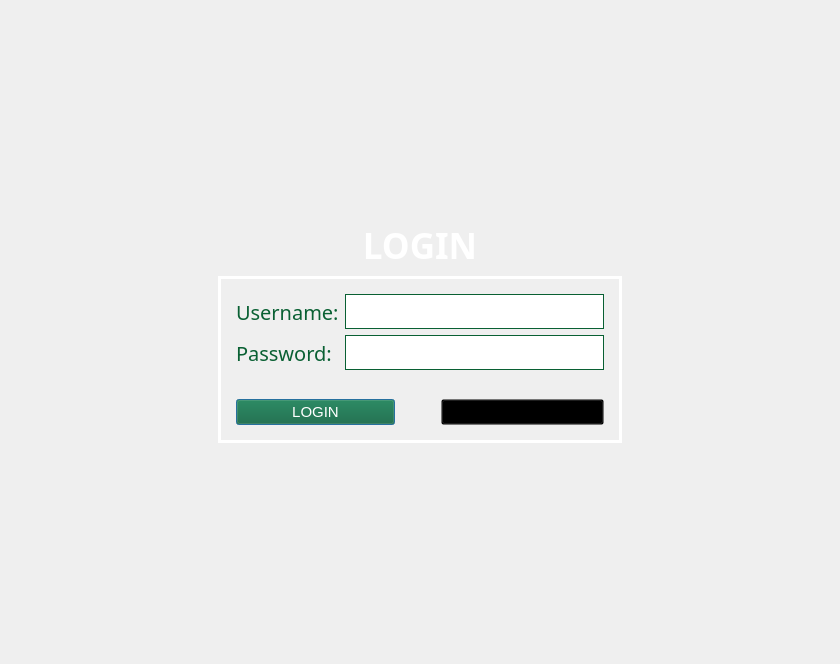
<?xml version="1.0" encoding="UTF-8"?>
<ui version="4.0">
 <class>MainWindow</class>
 <widget class="QMainWindow" name="MainWindow">
  <property name="geometry">
   <rect>
    <x>0</x>
    <y>0</y>
    <width>840</width>
    <height>664</height>
   </rect>
  </property>
  <property name="windowTitle">
   <string>MainWindow</string>
  </property>
  <widget class="QWidget" name="centralwidget">
   <property name="styleSheet">
    <string notr="true">.QLineEdit{
border: 1px solid #096033;
}

.QLabel{
font-family: DM Sans;
font-size: 20px;
}

#centralwidget{
background-image:url(:/Images/images/background_blurred_10_16.png);
background-repeat:no-repeat;
background-position:center;

height:700px;
width:100%;
}

#widget_2{
border: 3px solid white;
}

#label{
color: white;
font-family: DM Sans;
font-weight: bold;
font-size: 35px;
}

#label_2,#label_3{
color: #096033
}

#forgotpass_btn{
background-color: rgba(0,0,0,0);
font-size: 15px;
}

#login_btn{
background-color: #096033;
color: white;
font-size: 15px;
}



</string>
   </property>
   <layout class="QHBoxLayout" name="horizontalLayout">
    <item>
     <spacer name="horizontalSpacer">
      <property name="orientation">
       <enum>Qt::Horizontal</enum>
      </property>
      <property name="sizeType">
       <enum>QSizePolicy::MinimumExpanding</enum>
      </property>
      <property name="sizeHint" stdset="0">
       <size>
        <width>200</width>
        <height>20</height>
       </size>
      </property>
     </spacer>
    </item>
    <item>
     <widget class="QWidget" name="widget" native="true">
      <layout class="QVBoxLayout" name="verticalLayout">
       <item>
        <spacer name="verticalSpacer">
         <property name="orientation">
          <enum>Qt::Vertical</enum>
         </property>
         <property name="sizeType">
          <enum>QSizePolicy::Fixed</enum>
         </property>
         <property name="sizeHint" stdset="0">
          <size>
           <width>20</width>
           <height>150</height>
          </size>
         </property>
        </spacer>
       </item>
       <item>
        <spacer name="verticalSpacer_3">
         <property name="orientation">
          <enum>Qt::Vertical</enum>
         </property>
         <property name="sizeHint" stdset="0">
          <size>
           <width>20</width>
           <height>40</height>
          </size>
         </property>
        </spacer>
       </item>
       <item>
        <widget class="QLabel" name="label">
         <property name="sizePolicy">
          <sizepolicy hsizetype="Preferred" vsizetype="Minimum">
           <horstretch>0</horstretch>
           <verstretch>0</verstretch>
          </sizepolicy>
         </property>
         <property name="text">
          <string>LOGIN</string>
         </property>
         <property name="alignment">
          <set>Qt::AlignCenter</set>
         </property>
        </widget>
       </item>
       <item>
        <widget class="QWidget" name="widget_2" native="true">
         <layout class="QVBoxLayout" name="verticalLayout_2">
          <item>
           <widget class="QWidget" name="widget_3" native="true">
            <layout class="QGridLayout" name="gridLayout">
             <item row="2" column="0">
              <spacer name="horizontalSpacer_4">
               <property name="orientation">
                <enum>Qt::Horizontal</enum>
               </property>
               <property name="sizeType">
                <enum>QSizePolicy::Expanding</enum>
               </property>
               <property name="sizeHint" stdset="0">
                <size>
                 <width>500</width>
                 <height>5</height>
                </size>
               </property>
              </spacer>
             </item>
             <item row="1" column="0">
              <layout class="QFormLayout" name="formLayout">
               <item row="1" column="0">
                <widget class="QLabel" name="label_2">
                 <property name="text">
                  <string>Username:</string>
                 </property>
                </widget>
               </item>
               <item row="2" column="0">
                <widget class="QLabel" name="label_3">
                 <property name="text">
                  <string>Password:</string>
                 </property>
                </widget>
               </item>
               <item row="2" column="1">
                <widget class="QLineEdit" name="passwordLE">
                 <property name="sizePolicy">
                  <sizepolicy hsizetype="Expanding" vsizetype="Minimum">
                   <horstretch>0</horstretch>
                   <verstretch>0</verstretch>
                  </sizepolicy>
                 </property>
                 <property name="minimumSize">
                  <size>
                   <width>0</width>
                   <height>35</height>
                  </size>
                 </property>
                 <property name="focusPolicy">
                  <enum>Qt::NoFocus</enum>
                 </property>
                </widget>
               </item>
               <item row="1" column="1">
                <widget class="QLineEdit" name="userLE">
                 <property name="sizePolicy">
                  <sizepolicy hsizetype="Expanding" vsizetype="Minimum">
                   <horstretch>0</horstretch>
                   <verstretch>0</verstretch>
                  </sizepolicy>
                 </property>
                 <property name="minimumSize">
                  <size>
                   <width>0</width>
                   <height>35</height>
                  </size>
                 </property>
                </widget>
               </item>
              </layout>
             </item>
            </layout>
           </widget>
          </item>
          <item>
           <widget class="QWidget" name="widget_4" native="true">
            <layout class="QHBoxLayout" name="horizontalLayout_2">
             <item>
              <widget class="QPushButton" name="login_btn">
               <property name="text">
                <string>LOGIN</string>
               </property>
               <property name="checkable">
                <bool>false</bool>
               </property>
               <property name="autoDefault">
                <bool>true</bool>
               </property>
               <property name="default">
                <bool>true</bool>
               </property>
              </widget>
             </item>
             <item>
              <spacer name="horizontalSpacer_3">
               <property name="orientation">
                <enum>Qt::Horizontal</enum>
               </property>
               <property name="sizeType">
                <enum>QSizePolicy::Fixed</enum>
               </property>
               <property name="sizeHint" stdset="0">
                <size>
                 <width>40</width>
                 <height>20</height>
                </size>
               </property>
              </spacer>
             </item>
             <item>
              <widget class="QPushButton" name="forgotpass_btn">
               <property name="font">
                <font>
                 <pointsize>-1</pointsize>
                 <underline>true</underline>
                </font>
               </property>
               <property name="text">
                <string>FORGOT PASSWORD</string>
               </property>
              </widget>
             </item>
            </layout>
           </widget>
          </item>
         </layout>
        </widget>
       </item>
       <item>
        <spacer name="verticalSpacer_4">
         <property name="orientation">
          <enum>Qt::Vertical</enum>
         </property>
         <property name="sizeHint" stdset="0">
          <size>
           <width>20</width>
           <height>40</height>
          </size>
         </property>
        </spacer>
       </item>
       <item>
        <spacer name="verticalSpacer_2">
         <property name="orientation">
          <enum>Qt::Vertical</enum>
         </property>
         <property name="sizeType">
          <enum>QSizePolicy::Fixed</enum>
         </property>
         <property name="sizeHint" stdset="0">
          <size>
           <width>20</width>
           <height>150</height>
          </size>
         </property>
        </spacer>
       </item>
      </layout>
     </widget>
    </item>
    <item>
     <spacer name="horizontalSpacer_2">
      <property name="orientation">
       <enum>Qt::Horizontal</enum>
      </property>
      <property name="sizeType">
       <enum>QSizePolicy::MinimumExpanding</enum>
      </property>
      <property name="sizeHint" stdset="0">
       <size>
        <width>200</width>
        <height>20</height>
       </size>
      </property>
     </spacer>
    </item>
   </layout>
  </widget>
 </widget>
 <resources>
  <include location="../assets/All_In_Resource.qrc"/>
  <include location="../assets/All_In_Resource.qrc"/>
 </resources>
 <connections>
  <connection>
   <sender>passwordLE</sender>
   <signal>returnPressed()</signal>
   <receiver>login_btn</receiver>
   <slot>click()</slot>
   <hints>
    <hint type="sourcelabel">
     <x>379</x>
     <y>347</y>
    </hint>
    <hint type="destinationlabel">
     <x>359</x>
     <y>418</y>
    </hint>
   </hints>
  </connection>
  <connection>
   <sender>userLE</sender>
   <signal>returnPressed()</signal>
   <receiver>passwordLE</receiver>
   <slot>setFocus()</slot>
   <hints>
    <hint type="sourcelabel">
     <x>492</x>
     <y>313</y>
    </hint>
    <hint type="destinationlabel">
     <x>494</x>
     <y>351</y>
    </hint>
   </hints>
  </connection>
 </connections>
</ui>
